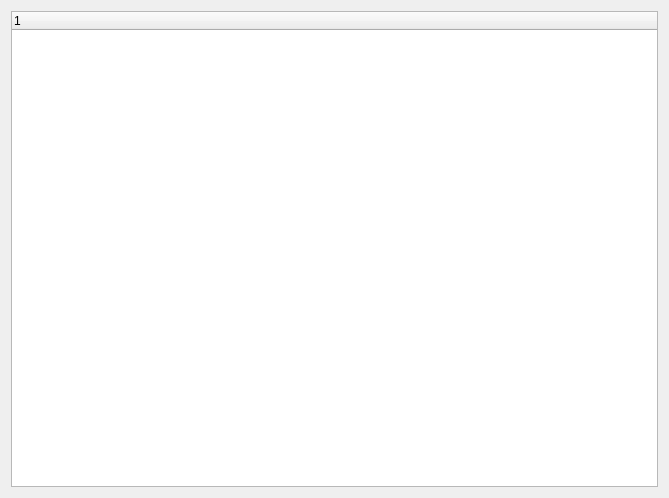
<?xml version="1.0" encoding="UTF-8"?>
<ui version="4.0">
 <class>Widget</class>
 <widget class="QWidget" name="Widget">
  <property name="geometry">
   <rect>
    <x>0</x>
    <y>0</y>
    <width>669</width>
    <height>498</height>
   </rect>
  </property>
  <property name="windowTitle">
   <string>Widget</string>
  </property>
  <layout class="QVBoxLayout" name="verticalLayout">
   <item>
    <widget class="QTreeWidget" name="treeWidget">
     <column>
      <property name="text">
       <string notr="true">1</string>
      </property>
     </column>
    </widget>
   </item>
  </layout>
 </widget>
 <layoutdefault spacing="6" margin="11"/>
 <resources/>
 <connections/>
</ui>
